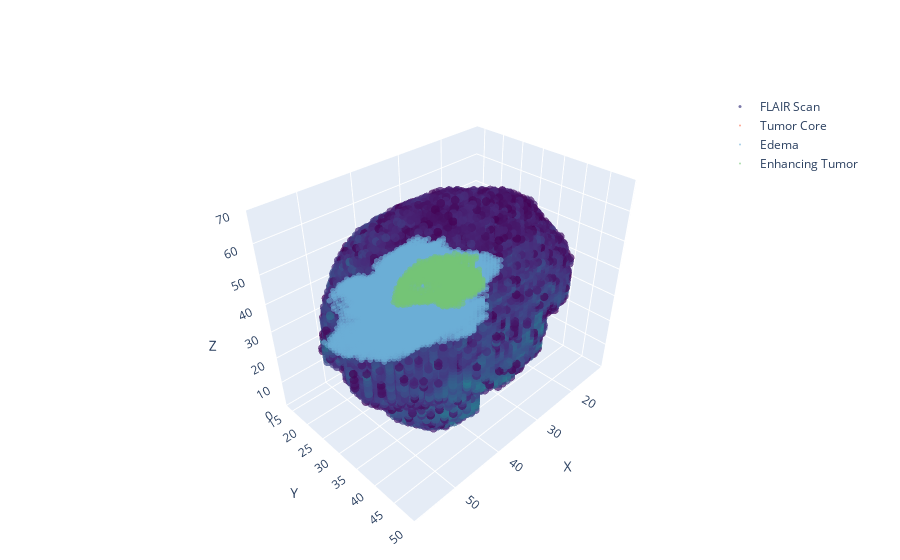

Notebook code cell kept with this figure:
### Code cell
training_root = "../data/BraTS2020_TrainingData/MICCAI_BraTS2020_TrainingData"
reader = ImageReader(root=training_root, img_size=128, normalize=True)
viewer = ImageViewer3d(reader, mri_downsample=2, threshold=0.2)
fig = viewer.get_3d_scan("BraTS20_Training_001", scan_type='flair')
fig.show()

### Figure 1 — Plotly figure (JSON) as saved in the notebook; plotly's stock layout.template omitted (floating-point values rounded to 4 significant figures; data arrays with more than 128 entries replaced by an {"elided": "..."} marker saying what was removed)
{"data": [{"marker": {"color": {"elided": "45104 float values"}, "colorscale": [[0, "#440154"], [0.1111, "#482878"], [0.2222, "#3e4989"], [0.3333, "#31688e"], [0.4444, "#26828e"], [0.5556, "#1f9e89"], [0.6667, "#35b779"], [0.7778, "#6ece58"], [0.8889, "#b5de2b"], [1, "#fde725"]], "opacity": 0.7, "size": 3}, "mode": "markers", "name": "FLAIR Scan", "type": "scatter3d", "x": {"elided": "45104 int values"}, "y": {"elided": "45104 int values"}, "z": {"elided": "45104 int values"}}, {"marker": {"color": {"elided": "547 int values"}, "colorscale": [[0, "rgb(255,245,240)"], [0.125, "rgb(254,224,210)"], [0.25, "rgb(252,187,161)"], [0.375, "rgb(252,146,114)"], [0.5, "rgb(251,106,74)"], [0.625, "rgb(239,59,44)"], [0.75, "rgb(203,24,29)"], [0.875, "rgb(165,15,21)"], [1, "rgb(103,0,13)"]], "opacity": 0.6, "size": 2}, "mode": "markers", "name": "Tumor Core", "type": "scatter3d", "x": {"elided": "547 int values"}, "y": {"elided": "547 int values"}, "z": {"elided": "547 int values"}}, {"marker": {"color": {"elided": "6032 int values"}, "colorscale": [[0, "rgb(247,251,255)"], [0.125, "rgb(222,235,247)"], [0.25, "rgb(198,219,239)"], [0.375, "rgb(158,202,225)"], [0.5, "rgb(107,174,214)"], [0.625, "rgb(66,146,198)"], [0.75, "rgb(33,113,181)"], [0.875, "rgb(8,81,156)"], [1, "rgb(8,48,107)"]], "opacity": 0.6, "size": 2}, "mode": "markers", "name": "Edema", "type": "scatter3d", "x": {"elided": "6032 int values"}, "y": {"elided": "6032 int values"}, "z": {"elided": "6032 int values"}}, {"marker": {"color": {"elided": "980 int values"}, "colorscale": [[0, "rgb(247,252,245)"], [0.125, "rgb(229,245,224)"], [0.25, "rgb(199,233,192)"], [0.375, "rgb(161,217,155)"], [0.5, "rgb(116,196,118)"], [0.625, "rgb(65,171,93)"], [0.75, "rgb(35,139,69)"], [0.875, "rgb(0,109,44)"], [1, "rgb(0,68,27)"]], "opacity": 0.6, "size": 2}, "mode": "markers", "name": "Enhancing Tumor", "type": "scatter3d", "x": {"elided": "980 int values"}, "y": {"elided": "980 int values"}, "z": {"elided": "980 int values"}}], "layout": {"legend": {"x": 0.8, "y": 0.9}, "margin": {"b": 0, "l": 0, "r": 0, "t": 40}, "scene": {"aspectmode": "manual", "aspectratio": {"x": 1, "y": 0.7, "z": 0.8}, "xaxis": {"title": {"text": "X"}}, "yaxis": {"title": {"text": "Y"}}, "zaxis": {"title": {"text": "Z"}}}}}
